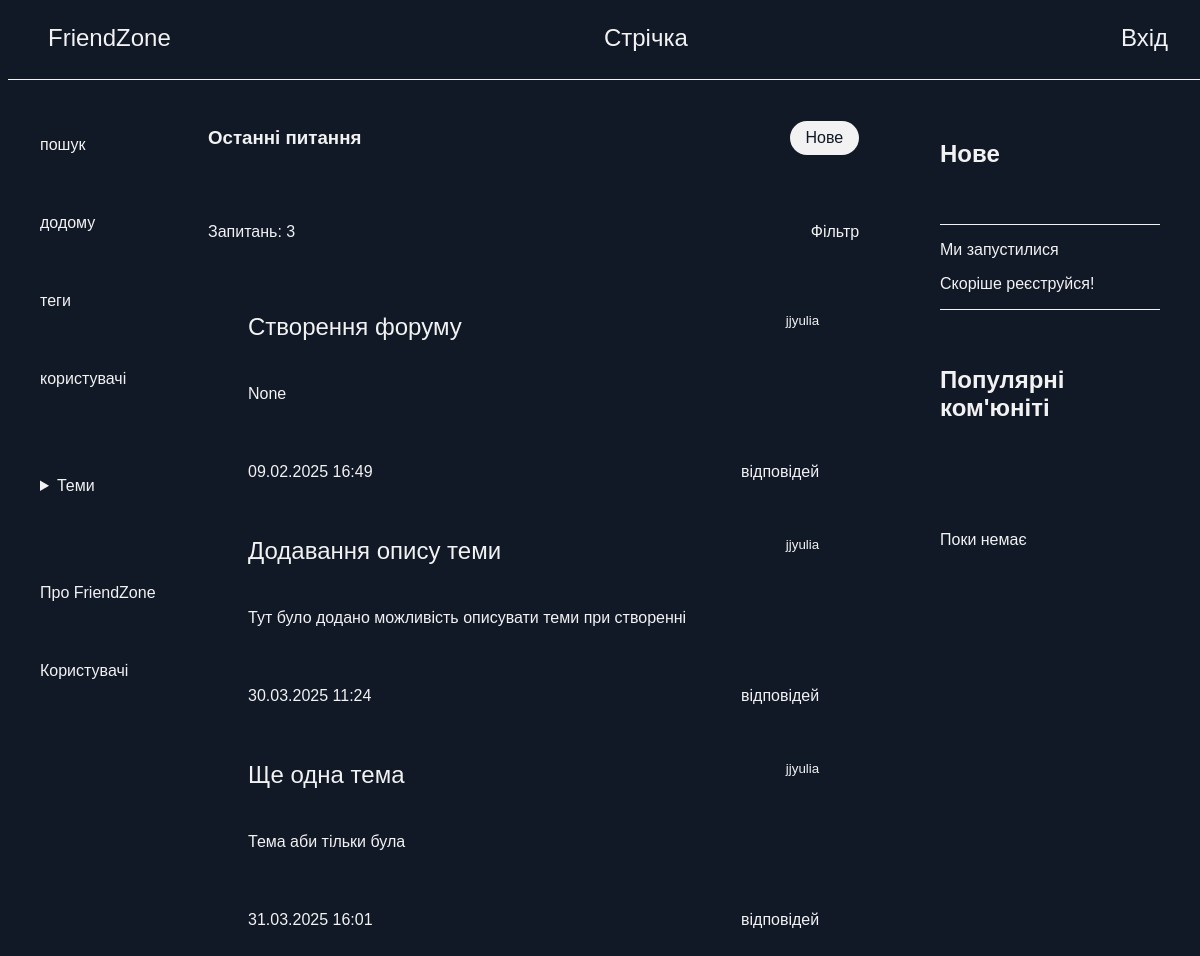
The page / on the database its author committed.
### forum/models.py (models this page shows, shortened)
class Topic(models.Model):
    title = models.CharField(max_length=255)
    description = models.TextField(blank=True, null=True)
    created_at = models.DateTimeField(auto_now_add=True)
    created_by = models.ForeignKey(User, on_delete=models.CASCADE)

### forum/views.py (the view)
# urls.py: path('', topic_list, name='topic_list'),
def topic_list(request):
    topics = Topic.objects.all()
    total_topics = Topic.objects.count()
    return render(request, 'forum/topic_list.html', {'topics': topics, 'total_topics': total_topics},)

### forum/templates/forum/topic_list.html
{% extends "forum/forum-feed.html" %}
{% block forum_content %}
{% load static %}
<ul>
    {% for topic in topics %}
        <li>
            <div class="header-topic">
                <a href="{% url 'topic_detail' topic.pk %}">{{ topic.title }}</a>
                <small>{{ topic.created_by.username }}</small>
            </div>
            <p>{{ topic.description }}</p>
            <div class="footer-topic">
                <p>{{ topic.created_at|date:"d.m.Y H:i" }}</p>
                <p>{{ topic.posts.count }} відповідей</p>
            </div>
        </li>
    {% endfor %}
</ul>
{% endblock %}

### forum/templates/forum/forum-feed.html (shortened to what this page needs)
{% extends "base.html" %}
{% block content %}
{% load static %}
<link rel="stylesheet" href="{% static '/css/forum.css' %}">
    <main>
<aside class="aside-right">
    <p>пошук</p>
    <p>додому</p>
    <p>теги</p>
    <p>користувачі</p>
    <details>
        <summary>Теми</summary>
    </details>
    <p>Про FriendZone</p>
    <p>Користувачі</p>
</aside>
    <div class="main-content">
    <div class="list-header">
    <div class="header-list">
        <h3>Останні питання</h3>
        <a href="#" class="btn">Нове</a>
    </div>
    <div class="header-list">
        <p>Запитань: {{ total_topics }}</p>
        <p>Фільтр</p>
    </div>
</div>
             {% block forum_content %}{% endblock %}
    </div>
    <aside class="aside-left">
    <h1>Нове</h1>
    <div class="new-system-not">
        <hr style="height:1px;border-width:0;color:#F2F2F2;background-color:#F2F2F2">
        <p>Ми запустилися</p>
        <p>Скоріше реєструйся!</p>
        <hr style="height:1px;border-width:0;color:#F2F2F2;background-color:#F2F2F2">
    </div>
    <h1>Популярні ком'юніті</h1>
    <div class="new-system-not">
        <p>Поки немає</p>
    </div>
    </aside>
    </main>
{% endblock %}

### forum/templates/base.html (shortened to what this page needs)
{% load static %}
<!DOCTYPE html>
<html lang="uk">
<head>
    <link rel="stylesheet" href="{% static 'forum/../../static/css/forum.css' %}">
</head>
<body>
    <header>
        <nav>
            <a href="{% url 'topic_list' %}">FriendZone</a>
            <a href="#">Стрічка</a>
            <a href="#">Вхід</a>
        </nav>
    </header>
    <main>
        {% block content %}
        {% endblock %}
    </main>
</body>
</html>

### forum/static/css/forum.css (style rules this page uses)
html { background-color: #111826; color: #F2F2F2; font-family: 'Montserrat', sans-serif; font-size: 16px; }
nav { display: flex; flex-direction: row; justify-content: space-between; padding: 24px 40px; border-bottom: 1px solid #F2F2F2; height: 10vh; width: 100%; position: fixed; top: 0; overflow: hidden; box-sizing: border-box; z-index: 100; background-color: #111826; }
a { font-size: 24px; color: #F2F2F2; text-decoration: none; }
.header-topic, .footer-topic { display: flex; flex-direction: row; justify-content: space-between; width: 100%; }
ul { display: flex; flex-direction: column; gap: 40px; padding: 40px; }
li { display: flex; flex-direction: column; gap: 28px; }
main { display: flex; flex-direction: row; width: 100%; }
p { font-size: 16px; }
.aside-right { display: flex; flex-direction: column; gap: 28px; padding: 40px; height: 95vh; width: 30%; position: fixed; top: 10vh; left: 0; overflow-y: hidden; box-sizing: border-box; z-index: 100; }
.aside-left { display: flex; flex-direction: column; gap: 28px; padding: 40px; height: 95vh; width: 25%; position: fixed; top: 10vh; right: 0; overflow-y: hidden; box-sizing: border-box; z-index: 100; }
.main-content { padding-left: 200px; padding-top: 100px; position: relative; z-index: 1; width: 55%; }
.list-header { display: flex; flex-direction: column; justify-content: space-between; position: relative; z-index: 1; gap: 40px; }
.header-list { align-items: center; display: flex; flex-direction: row; justify-content: space-between; }
.btn { font-size: 16px; padding: 8px 16px; background-color: #F2F2F2; border-radius: 48px; color: #111826; }

### rows shown on the page
Topic: title "Створення форуму", created_by.username "jjyulia", description "None", created_at "09.02.2025 16:49"
Topic: title "Додавання опису теми", created_by.username "jjyulia", description "Тут було додано можливість описувати теми при створенні", created_at "30.03.2025 11:24"
Topic: title "Ще одна тема", created_by.username "jjyulia", description "Тема аби тільки була", created_at "31.03.2025 16:01"

### other values the page prints
{{ total_topics }} "3"
